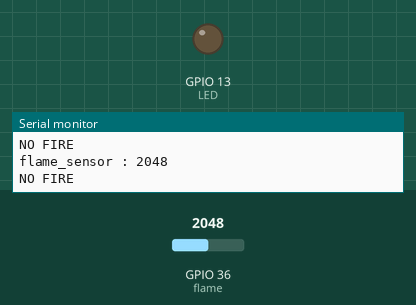
Recording of a sketch running on a simulated ESP32. Parts: output pins drawn as LEDs (lit = HIGH), the last lines printed to the serial monitor. The test bench sets the inputs (shaded band); at power-on: GPIO 36 (flame) = 2048. WiFi joins after 1.5 s; servers stay silent unless stated.

Above: at 2.7 s.
2.8 s: GPIO 36 (flame) set to 3952
5.8 s: GPIO 36 (flame) set to 4039
At 8.5 s:
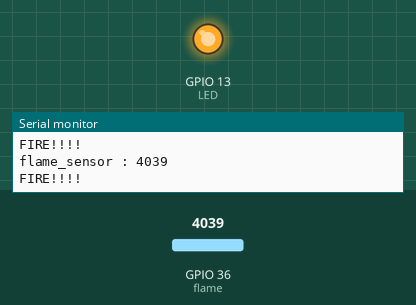
10.6 s: GPIO 36 (flame) set to 3960
At 11.1 s:
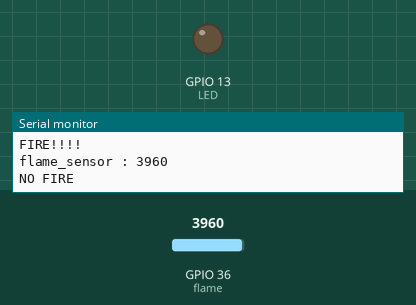
12.2 s: GPIO 36 (flame) set to 4040
At 14.9 s:
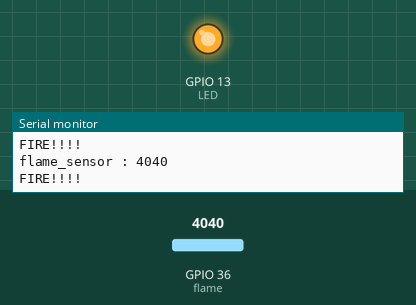
Timing chart, 0 to 16.2 s (numbered marks = the images above; inputs shaded):
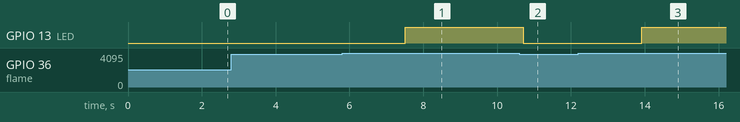

The sketch:

firetest.ino
```cpp
#include <WiFi.h>

 const char* ssid = "mingon";
 const char* password = "123456780";

int flame = 36; // ESP32의 아날로그 핀
int LED = 13; // ESP32의 디지털 핀
int count = 0;
WiFiServer server(8080);

void setup() {
  Serial.begin(230400);
  pinMode(flame, INPUT);
  pinMode(LED, OUTPUT);

  // WiFi 연결
  Serial.print("Connecting to ");
  Serial.println(ssid);
  WiFi.begin(ssid, password);
  while (WiFi.status() != WL_CONNECTED) {
    delay(500);
    Serial.print(".");
  }
  Serial.println("WiFi connected");
  server.begin();

  // IP 주소 출력
  Serial.println(WiFi.localIP());
}

void loop() {
  int val = analogRead(flame);
  Serial.print("flame_sensor : ");
  Serial.println(val);
  if (val > 4000) count ++;
  else count = 0;


  if (count > 4) {
    digitalWrite(LED, HIGH);
    Serial.println("FIRE!!!!");
  } else {
    digitalWrite(LED, LOW);
    Serial.println("NO FIRE");
  }

  // 클라이언트 연결 처리
  WiFiClient client = server.available();
  if (client) {
    Serial.println("New client");
    String currentLine = "";
    String webString = "";

    while (client.connected()) {
      if (client.available()) {
        char c = client.read();
        Serial.write(c);
        if (c == '\n') {
          if (currentLine.length() == 0) {
            client.println("HTTP/1.1 200 OK");
            client.println("Content-type:application/json");
            client.println();
            client.print(webString);
            client.println();
            break;
          } else {
            currentLine = "";
          }
        } else if (c != '\r') {
          currentLine += c;
        }

        if (currentLine.endsWith("GET /fireevents")) {
          if (count > 4) {
            webString = "{\"status\": \"FIRE\"}";
          } else {
            webString = "{\"status\": \"NO FIRE\"}";
          }
        }
      }
    }
    delay(1);
    client.stop();
    Serial.println("client disconnected");
  }
  delay(400);
}
```

Measured:
- the behaviour switches between 4000 and 4001 on GPIO 36 (flame) (found by bisection; images 0 and 1)
- after the input at 5.8 s, GPIO 13 (LED): LOW → HIGH after 1.7 s
- after the input at 10.6 s, GPIO 13 (LED): HIGH → LOW after 0.11 s
- after the input at 12.2 s, GPIO 13 (LED): LOW → HIGH after 1.7 s
